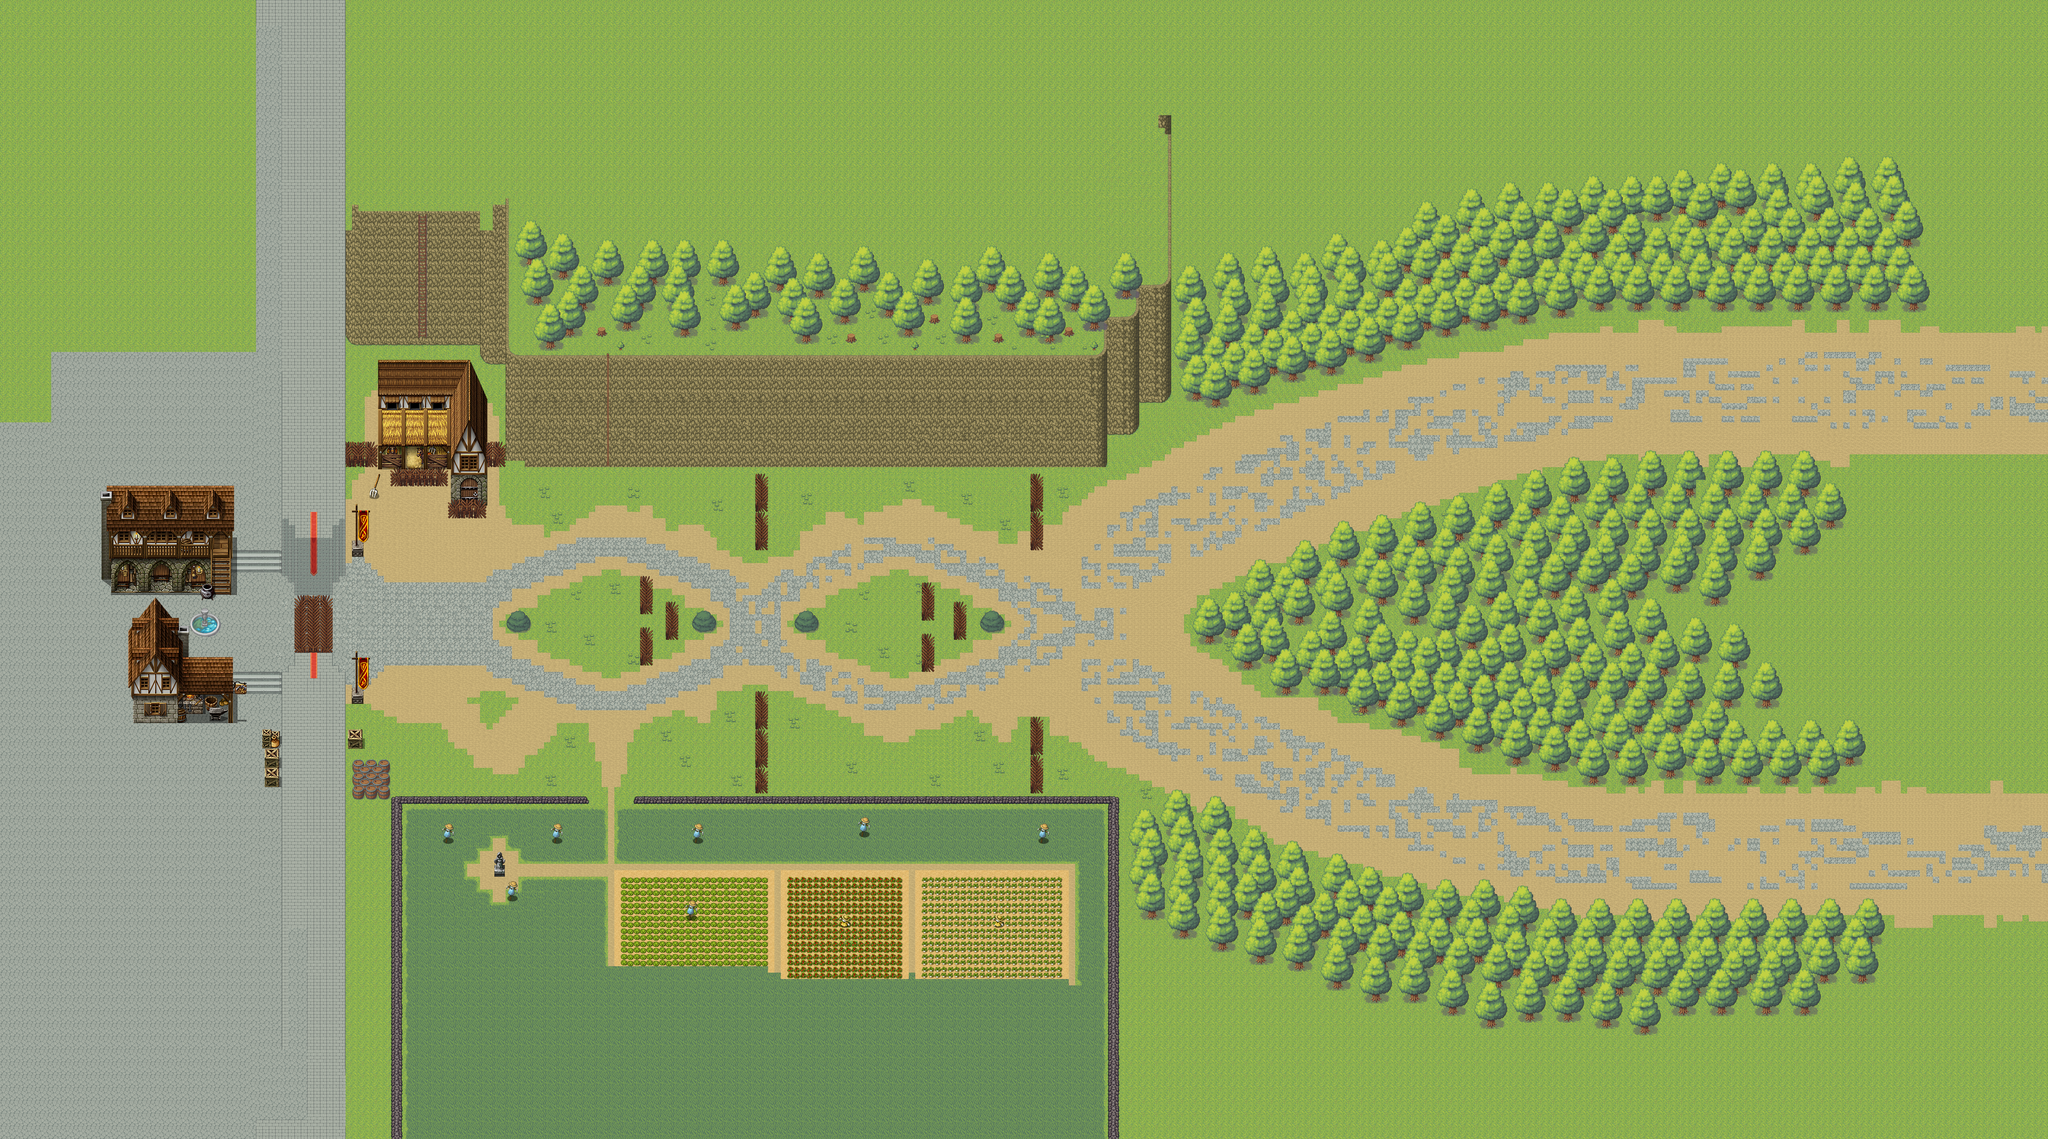

Tiled map render using the project's own tile images. Description and the map definition, with tile-layer contents summarised, below:
An orthogonal 320x178 tile map with 16x16 px tiles, 14 tile layers (Livello tile 1, Livello tile 14, Livello tile 2, Livello tile 3, ...), 5 tilesets.

<map version="1.4" tiledversion="1.4.3" orientation="orthogonal" renderorder="right-down" width="320" height="178" tilewidth="16" tileheight="16" infinite="0" nextlayerid="24" nextobjectid="1">
 <tileset firstgid="1" source="Add.tsx" />
 <tileset firstgid="769" source="tileset_town_multi_v002.tsx" />
 <tileset firstgid="3073" source="Medievalhouses2.tsx" />
 <tileset firstgid="5377" source="fence_medieval.tsx" />
 <tileset firstgid="7425" source="rpg_maker_vx_rtp_tileset_by_telles0808_d2mslkf.tsx" />
 <group id="10" name="Group 1">
  <layer id="1" name="Livello tile 1" width="320" height="178">
   <data>[56960 cells, 56960 non-empty, 70 distinct tile ids]</data>
  </layer>
  <layer id="23" name="Livello tile 14" width="320" height="178">
   <data>[56960 cells, 288 non-empty, 48 distinct tile ids]</data>
  </layer>
  <layer id="2" name="Livello tile 2" width="320" height="178">
   <data>[56960 cells, 15450 non-empty, 200 distinct tile ids]</data>
  </layer>
  <layer id="9" name="Livello tile 3" width="320" height="178">
   <data>[56960 cells, 14596 non-empty, 1402 distinct tile ids]</data>
  </layer>
 </group>
 <layer id="14" name="Livello tile 6" width="320" height="178">
  <data>[56960 cells, 4116 non-empty, 164 distinct tile ids]</data>
 </layer>
 <layer id="15" name="Livello tile 7" width="320" height="178">
  <data>[56960 cells, 2988 non-empty, 48 distinct tile ids]</data>
 </layer>
 <layer id="16" name="Livello tile 8" width="320" height="178">
  <data>[56960 cells, 2436 non-empty, 48 distinct tile ids]</data>
 </layer>
 <layer id="17" name="Livello tile 9" width="320" height="178">
  <data>[56960 cells, 3467 non-empty, 48 distinct tile ids]</data>
 </layer>
 <layer id="20" name="Livello tile 11" width="320" height="178">
  <data>[56960 cells, 1624 non-empty, 48 distinct tile ids]</data>
 </layer>
 <layer id="21" name="Livello tile 12" width="320" height="178">
  <data>[56960 cells, 943 non-empty, 72 distinct tile ids]</data>
 </layer>
 <group id="11" name="player">
  <layer id="12" name="Livello tile 4" width="320" height="178">
   <data>[56960 cells, 72 non-empty, 24 distinct tile ids]</data>
  </layer>
  <layer id="13" name="Livello tile 5" width="320" height="178">
   <data>[56960 cells, 8 non-empty, 8 distinct tile ids]</data>
  </layer>
 </group>
 <layer id="19" name="Collision" width="320" height="178">
  <data>[56960 cells, 995 non-empty, 50 distinct tile ids]</data>
 </layer>
 <layer id="22" name="Collision2" width="320" height="178" opacity="0">
  <data>[56960 cells, 90 non-empty, 1 distinct tile ids]</data>
 </layer>
</map>
